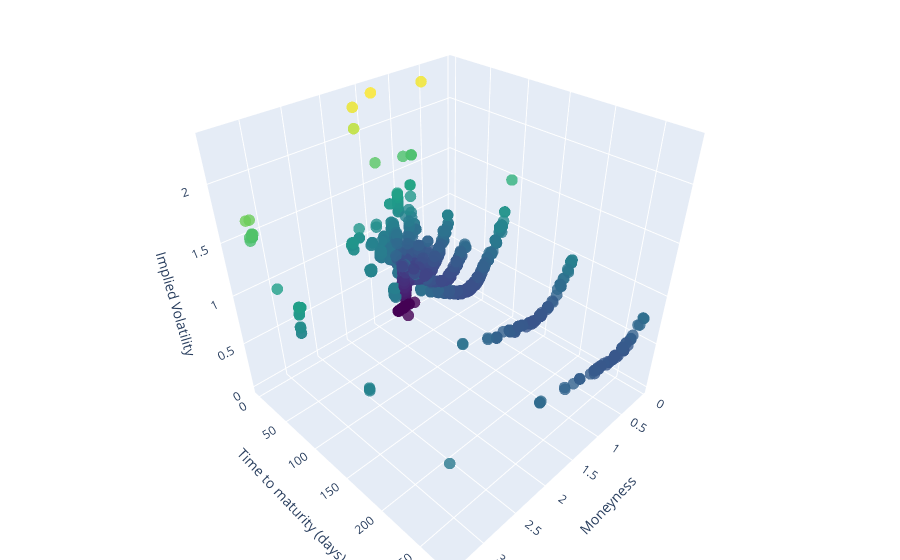

The notebook cell this image was saved under:
### Code cell
#Inputs
currency = "BTC"
begin_date = date(2022, 12, 26)
end_date = dt.today().date()

update_3d_graph(option_data = MarketData(currency,begin_date,end_date).option_data())
#update_3d_graph(option_data = MarketData(currency,begin_date,end_date).option_data()).write_html("implied_volatility_surface.html")

### Figure 1 — Plotly figure (JSON) as saved in the notebook; plotly's stock layout.template omitted (floating-point values rounded to 4 significant figures; data arrays with more than 128 entries replaced by an {"elided": "..."} marker saying what was removed)
{"data": [{"customdata": {"elided": "9666 str values"}, "hovertemplate": "<b>%{text}</b><br><br>Implied volatility: %{z:.3f}<br>Time to maturity: %{y:.0f} days <br>Moneyness: %{x:.3f}<br>Date: %{customdata}<br><extra></extra>", "marker": {"color": {"elided": "9666 float values"}, "colorscale": [[0, "#440154"], [0.1111, "#482878"], [0.2222, "#3e4989"], [0.3333, "#31688e"], [0.4444, "#26828e"], [0.5556, "#1f9e89"], [0.6667, "#35b779"], [0.7778, "#6ece58"], [0.8889, "#b5de2b"], [1, "#fde725"]], "opacity": 0.8, "size": 4}, "mode": "markers", "name": "instrument_name", "text": {"elided": "9666 str values"}, "type": "scatter3d", "x": {"elided": "9666 float values"}, "y": {"elided": "9666 float values"}, "z": {"elided": "9666 float values"}}], "layout": {"hoverlabel": {"bgcolor": "white", "font": {"family": "Rockwell", "size": 16}}, "margin": {"b": 0, "l": 0, "r": 0, "t": 0}, "scene": {"xaxis": {"title": {"text": "Moneyness"}}, "yaxis": {"title": {"text": "Time to maturity (days)"}}, "zaxis": {"title": {"text": "Implied Volatility"}}}}}
